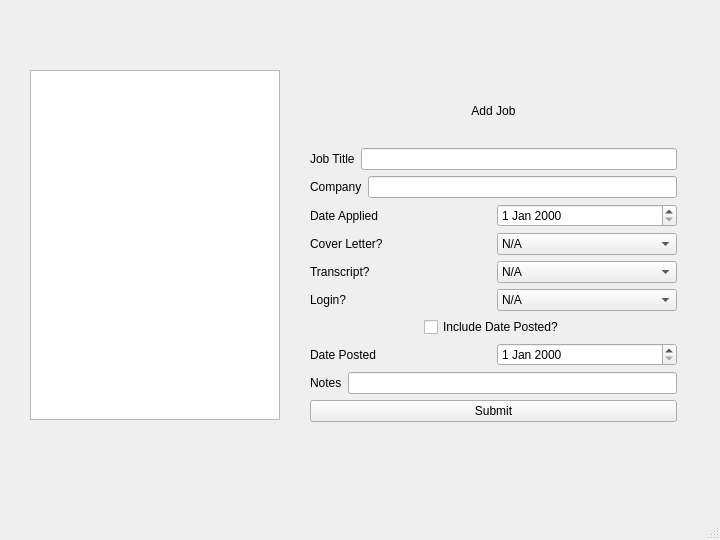
<?xml version="1.0" encoding="UTF-8"?>
<ui version="4.0">
 <class>MainWindow</class>
 <widget class="QMainWindow" name="MainWindow">
  <property name="enabled">
   <bool>true</bool>
  </property>
  <property name="geometry">
   <rect>
    <x>0</x>
    <y>0</y>
    <width>720</width>
    <height>540</height>
   </rect>
  </property>
  <property name="windowTitle">
   <string>MainWindow</string>
  </property>
  <widget class="QWidget" name="centralwidget">
   <widget class="QPlainTextEdit" name="jobDisplayPlainTextEdit">
    <property name="geometry">
     <rect>
      <x>30</x>
      <y>70</y>
      <width>250</width>
      <height>350</height>
     </rect>
    </property>
    <property name="readOnly">
     <bool>true</bool>
    </property>
    <property name="plainText">
     <string/>
    </property>
   </widget>
   <widget class="QStackedWidget" name="stackedWidget">
    <property name="geometry">
     <rect>
      <x>310</x>
      <y>50</y>
      <width>381</width>
      <height>421</height>
     </rect>
    </property>
    <property name="currentIndex">
     <number>0</number>
    </property>
    <widget class="QWidget" name="page">
     <widget class="QWidget" name="verticalLayoutWidget">
      <property name="geometry">
       <rect>
        <x>0</x>
        <y>30</y>
        <width>367</width>
        <height>342</height>
       </rect>
      </property>
      <layout class="QVBoxLayout" name="add_Job">
       <item>
        <widget class="QLabel" name="addJobLabel">
         <property name="text">
          <string>Add Job</string>
         </property>
         <property name="alignment">
          <set>Qt::AlignmentFlag::AlignCenter</set>
         </property>
        </widget>
       </item>
       <item>
        <layout class="QHBoxLayout" name="row_1">
         <item>
          <widget class="QLabel" name="jobTitleLabel">
           <property name="text">
            <string>Job Title</string>
           </property>
          </widget>
         </item>
         <item>
          <widget class="QLineEdit" name="jobTitleLineEdit"/>
         </item>
        </layout>
       </item>
       <item>
        <layout class="QHBoxLayout" name="row_2">
         <item>
          <widget class="QLabel" name="companyNameLabel">
           <property name="text">
            <string>Company</string>
           </property>
          </widget>
         </item>
         <item>
          <widget class="QLineEdit" name="companyNameLineEdit"/>
         </item>
        </layout>
       </item>
       <item>
        <layout class="QHBoxLayout" name="row_3">
         <item>
          <widget class="QLabel" name="dateAppliedLabel">
           <property name="text">
            <string>Date Applied</string>
           </property>
          </widget>
         </item>
         <item>
          <widget class="QDateEdit" name="dateAppliedDateEdit"/>
         </item>
        </layout>
       </item>
       <item>
        <layout class="QHBoxLayout" name="row_4">
         <item>
          <widget class="QLabel" name="coverLetterLabel">
           <property name="text">
            <string>Cover Letter?</string>
           </property>
          </widget>
         </item>
         <item>
          <widget class="QComboBox" name="coverLetterComboBox">
           <property name="currentIndex">
            <number>2</number>
           </property>
           <item>
            <property name="text">
             <string>Yes</string>
            </property>
           </item>
           <item>
            <property name="text">
             <string>No</string>
            </property>
           </item>
           <item>
            <property name="text">
             <string>N/A</string>
            </property>
           </item>
          </widget>
         </item>
        </layout>
       </item>
       <item>
        <layout class="QHBoxLayout" name="row_5">
         <item>
          <widget class="QLabel" name="transcriptLabel">
           <property name="text">
            <string>Transcript?</string>
           </property>
          </widget>
         </item>
         <item>
          <widget class="QComboBox" name="transcriptComboBox">
           <property name="currentIndex">
            <number>2</number>
           </property>
           <item>
            <property name="text">
             <string>Yes</string>
            </property>
           </item>
           <item>
            <property name="text">
             <string>No</string>
            </property>
           </item>
           <item>
            <property name="text">
             <string>N/A</string>
            </property>
           </item>
          </widget>
         </item>
        </layout>
       </item>
       <item>
        <layout class="QHBoxLayout" name="row_6">
         <item>
          <widget class="QLabel" name="loginLabel">
           <property name="text">
            <string>Login?</string>
           </property>
          </widget>
         </item>
         <item>
          <widget class="QComboBox" name="loginComboBox">
           <property name="currentIndex">
            <number>2</number>
           </property>
           <item>
            <property name="text">
             <string>Yes</string>
            </property>
           </item>
           <item>
            <property name="text">
             <string>No</string>
            </property>
           </item>
           <item>
            <property name="text">
             <string>N/A</string>
            </property>
           </item>
          </widget>
         </item>
        </layout>
       </item>
       <item>
        <layout class="QHBoxLayout" name="row_7" stretch="4,1,4">
         <item>
          <spacer name="horizontalSpacer">
           <property name="orientation">
            <enum>Qt::Orientation::Horizontal</enum>
           </property>
           <property name="sizeHint" stdset="0">
            <size>
             <width>40</width>
             <height>20</height>
            </size>
           </property>
          </spacer>
         </item>
         <item>
          <widget class="QCheckBox" name="datePosedCheckBox">
           <property name="text">
            <string>Include Date Posted?</string>
           </property>
           <property name="tristate">
            <bool>false</bool>
           </property>
          </widget>
         </item>
         <item>
          <spacer name="horizontalSpacer_2">
           <property name="orientation">
            <enum>Qt::Orientation::Horizontal</enum>
           </property>
           <property name="sizeHint" stdset="0">
            <size>
             <width>40</width>
             <height>20</height>
            </size>
           </property>
          </spacer>
         </item>
        </layout>
       </item>
       <item>
        <layout class="QHBoxLayout" name="row_8" stretch="0,0">
         <item>
          <widget class="QLabel" name="datePostedLabel">
           <property name="enabled">
            <bool>true</bool>
           </property>
           <property name="text">
            <string>Date Posted</string>
           </property>
          </widget>
         </item>
         <item>
          <widget class="QDateEdit" name="datePostedDateEdit">
           <property name="enabled">
            <bool>true</bool>
           </property>
          </widget>
         </item>
        </layout>
       </item>
       <item>
        <layout class="QHBoxLayout" name="row_9">
         <item>
          <widget class="QLabel" name="notesLabel">
           <property name="text">
            <string>Notes</string>
           </property>
          </widget>
         </item>
         <item>
          <widget class="QLineEdit" name="notesEdit"/>
         </item>
        </layout>
       </item>
       <item>
        <widget class="QPushButton" name="submitButton">
         <property name="text">
          <string>Submit</string>
         </property>
        </widget>
       </item>
      </layout>
     </widget>
    </widget>
    <widget class="QWidget" name="page_2"/>
   </widget>
  </widget>
  <widget class="QStatusBar" name="statusbar"/>
 </widget>
 <resources/>
 <connections/>
</ui>
